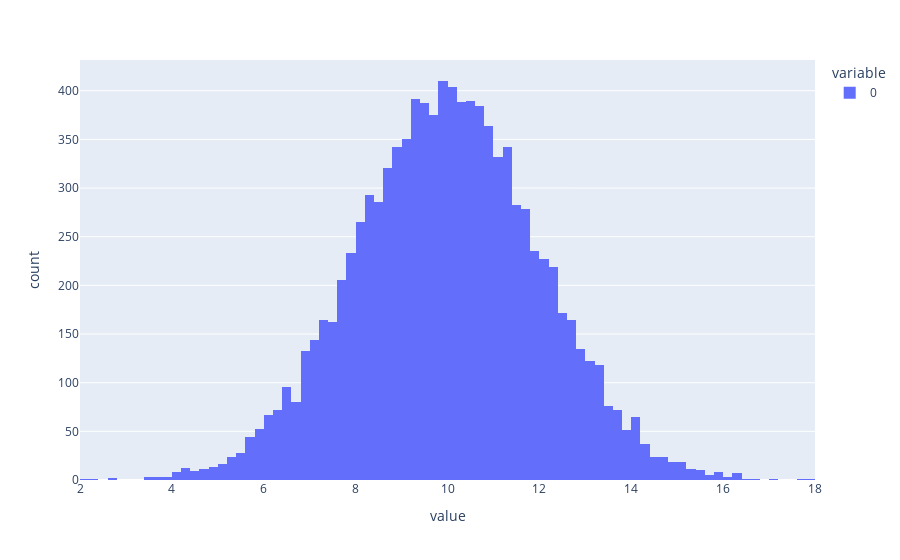

Write notebook code for a chart like this one.
### Code cell
px.histogram(g)

### Figure 1 — Plotly figure (JSON) as saved in the notebook; plotly's stock layout.template omitted (floating-point values rounded to 4 significant figures; data arrays with more than 128 entries replaced by an {"elided": "..."} marker saying what was removed)
{"data": [{"alignmentgroup": "True", "bingroup": "x", "hovertemplate": "variable=0<br>value=%{x}<br>count=%{y}<extra></extra>", "legendgroup": "0", "marker": {"color": "#636efa", "pattern": {"shape": ""}}, "name": "0", "offsetgroup": "0", "orientation": "v", "showlegend": true, "type": "histogram", "x": {"elided": "10000 float values"}, "xaxis": "x", "yaxis": "y"}], "layout": {"barmode": "relative", "legend": {"title": {"text": "variable"}, "tracegroupgap": 0}, "margin": {"t": 60}, "xaxis": {"anchor": "y", "domain": [0, 1], "title": {"text": "value"}}, "yaxis": {"anchor": "x", "domain": [0, 1], "title": {"text": "count"}}}}
